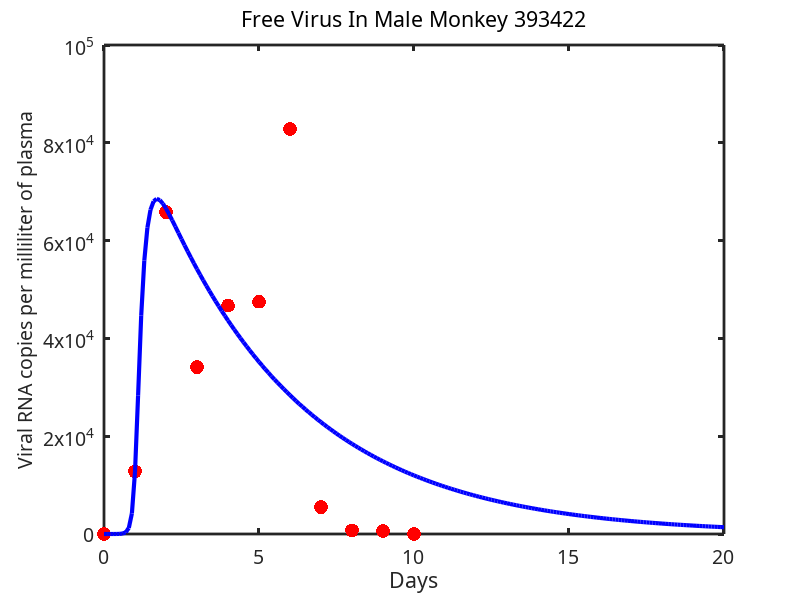
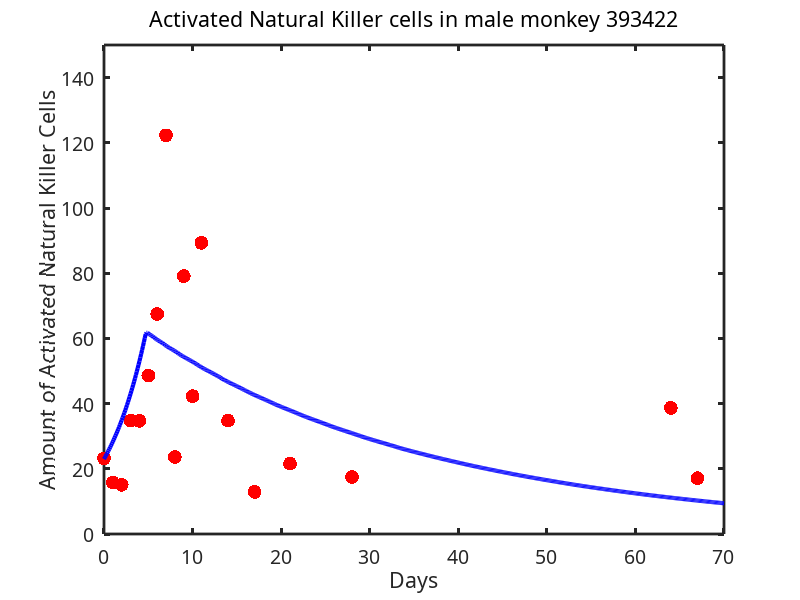

These charts were generated, in order, by the following MATLAB code:
function Fitting_Zika_Within_SM2_Monkey393422

clear all
close all
clc
format long

%MONKEY 393422 DATA MALE MONKEY

days = [0,1,2,3,4,5,6,7,8,9,10];

plasmaViral = [0,12800,65800,34100,46700,47500,82800,5480,735,578,0];

days_NK = [0,1,2,3,4,5,6,7,8,9,10, 11, 14, 17, 21, 28, 64, 67];

ki67_NK_ct = [23.2,15.8,15.1,34.8,34.7,48.6,67.5,122.3,23.6,79.1,42.3,...
              89.3,34.8,12.9,21.6,17.5,38.7,17.1];

tforward = (0:0.1:67);
tforward_v = (0:0.1:20);
tforward_n = (0:0.1:70);
tmeasure_v = [1:10:101];

tmeasure_n = [1 11 21 31 41 51 61 71 81 91 101 111 141 171 211 281 641 671];




function dy = model_Zika(t,y,k)

 dy = zeros(4,1); 

 % SM2
 dy(1) = -k(1)*y(3)*y(1); % S susceptible target cells
 dy(2) =  k(1)*y(3)*y(1) - k(2)*y(2)*y(4); % I infected target cells
 dy(3) =  y(2) - k(3)*y(3); % V free virus
 dy(4) =  k(4)*y(2)*y(2)*y(4)/(y(2)*y(2)+k(5)) - k(6)*y(4); % N natural killer cells

end



function error_in_data = err_in_data(k)


 [t,y] = ode45(@(t,y)(model_Zika(t,y,k)),tforward,[350000 1 0 23]);%,...;
                  %odeset('RelTol',10^(-2),'AbsTol',10^(-2),'NormControl','off'));

  BN = y(tmeasure_n(:),4)';
  BV = y(tmeasure_v(:),3)'; 
  
 error_in_data = sum((BN - ki67_NK_ct).^2) + 0.00001*sum((BV - plasmaViral).^2);
 
 
end

%  k=1.0e+06 *[0.000000000021441   0.000000024945524   0.000002264335954   0.000004399153869...
%              1.444267002587110   0.000003002785340]; 

% k= 1.0e+05 *[0.000000000217478   0.000000400685651   0.000021460730788   0.000041739872158...
%                    6.594230516358982   0.000030590492118];
% k=[ 0.000247945206888   0.111794452799288   0.278702977167176   0.2849666079068...
%           0.000000000257592   0.061484469962943 ];
%      k=[  0.000641666882343   0.148070661543721   0.214754226699969   0.235447377298823...
%               0.000000000191736   0.028241921677374];
%         k=[  0.000644519418335   0.148178016062530   0.215781085566885   0.236814388571059...
%                   0.000000000170637   0.028085276618768 ];
%  

k = [0.000645284626980   0.148331268373208   0.215587884727577   0.236471262843213   0.000000000169701   0.027724940405331]            
 lb = [0 0 0 0 0 0];

 %[k,fval] = fminsearchbnd(@err_in_data,k,lb,[],optimset('Display','iter', 'TolX', 1e-14,'TolFun',1e-14,...
 %                      'MaxIter',5000,'MaxFunEvals',5000)); 

 disp(k);


 [T,YV] = ode45(@(t,y)(model_Zika(t,y,k)),tforward_v,[350000 1 0 23]);
 [T,YN] = ode45(@(t,y)(model_Zika(t,y,k)),tforward_n,[350000 1 0 23]);
 
 
 
 figure(1)
 plot(days,plasmaViral,'Marker','.','Color',[1 0 0],...
                'MarkerSize',30,'LineStyle','none')
            hold on 
 plot(tforward_v, (YV(:,3)), '-b','LineWidth',3)

xlabel('Days','FontSize',14,'FontName','Sans-serif' );
title ({'Free Virus In Male Monkey 393422'},'FontWeight','normal')
set(gca,'YTick',[0, 2*10^4, 4*10^4, 6*10^4, 8*10^4, 10*10^4],'YTickLabel',...
    {'0', '2x10^4', '4x10^4', '6x10^4', '8x10^4', '10^5'}, 'LineWidth',2,'FontSize',14,'FontName','Sans-serif');
ylabel('Viral RNA copies per milliliter of plasma','FontSize',14,'FontName','Sans-serif')
 hold off
 
 
 figure(2)
 plot(days_NK,ki67_NK_ct,'Marker','.','Color',[1 0 0],...
                'MarkerSize',30,'LineStyle','none')
            hold on 
 plot(tforward_n, (YN(:,4)), '-b','LineWidth',3)

ylabel('Amount of Activated Natural Killer Cells','FontSize',14,'FontName','Sans-serif');
xlabel('Days','FontSize',14,'FontName','Sans-serif' );
title ({'Activated Natural Killer cells in male monkey 393422'},'FontWeight','normal')
set(gca,'YLim',[0 150], 'LineWidth',2,'FontSize',14,'FontName','Sans-serif');
 hold off

end
